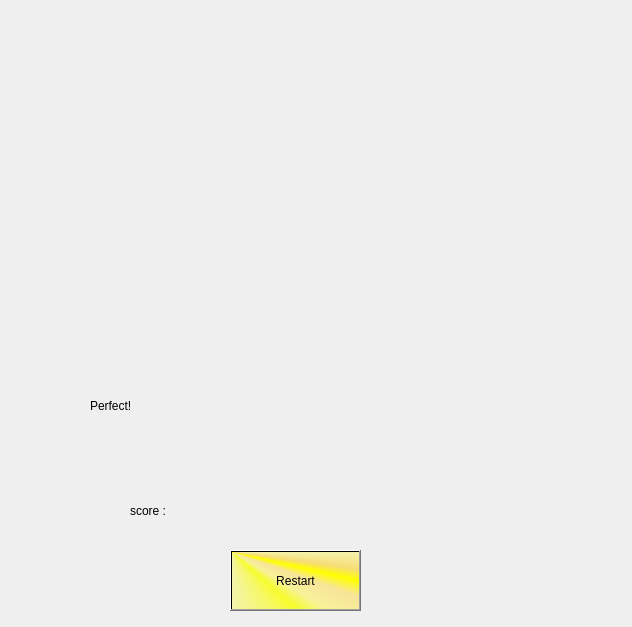
<?xml version="1.0" encoding="UTF-8"?>
<ui version="4.0">
 <class>win</class>
 <widget class="QWidget" name="win">
  <property name="geometry">
   <rect>
    <x>0</x>
    <y>0</y>
    <width>632</width>
    <height>627</height>
   </rect>
  </property>
  <property name="windowTitle">
   <string>Form</string>
  </property>
  <widget class="QLabel" name="label">
   <property name="geometry">
    <rect>
     <x>-10</x>
     <y>-10</y>
     <width>661</width>
     <height>641</height>
    </rect>
   </property>
   <property name="styleSheet">
    <string notr="true">border-image: url(:/sky.jpg);</string>
   </property>
   <property name="text">
    <string/>
   </property>
  </widget>
  <widget class="QLabel" name="star3">
   <property name="geometry">
    <rect>
     <x>-20</x>
     <y>100</y>
     <width>251</width>
     <height>291</height>
    </rect>
   </property>
   <property name="styleSheet">
    <string notr="true">border-image: url(:/win.png);</string>
   </property>
   <property name="text">
    <string/>
   </property>
  </widget>
  <widget class="QLabel" name="star3_2">
   <property name="geometry">
    <rect>
     <x>180</x>
     <y>-50</y>
     <width>251</width>
     <height>291</height>
    </rect>
   </property>
   <property name="styleSheet">
    <string notr="true">border-image: url(:/win.png);</string>
   </property>
   <property name="text">
    <string/>
   </property>
  </widget>
  <widget class="QLabel" name="star3_3">
   <property name="geometry">
    <rect>
     <x>360</x>
     <y>90</y>
     <width>251</width>
     <height>291</height>
    </rect>
   </property>
   <property name="styleSheet">
    <string notr="true">border-image: url(:/win.png);</string>
   </property>
   <property name="text">
    <string/>
   </property>
  </widget>
  <widget class="QLabel" name="star2">
   <property name="geometry">
    <rect>
     <x>40</x>
     <y>60</y>
     <width>251</width>
     <height>291</height>
    </rect>
   </property>
   <property name="styleSheet">
    <string notr="true">border-image: url(:/win.png);</string>
   </property>
   <property name="text">
    <string/>
   </property>
  </widget>
  <widget class="QLabel" name="star2_2">
   <property name="geometry">
    <rect>
     <x>290</x>
     <y>50</y>
     <width>251</width>
     <height>291</height>
    </rect>
   </property>
   <property name="styleSheet">
    <string notr="true">border-image: url(:/win.png);</string>
   </property>
   <property name="text">
    <string/>
   </property>
  </widget>
  <widget class="QLabel" name="star1">
   <property name="geometry">
    <rect>
     <x>170</x>
     <y>50</y>
     <width>251</width>
     <height>291</height>
    </rect>
   </property>
   <property name="styleSheet">
    <string notr="true">border-image: url(:/win.png);</string>
   </property>
   <property name="text">
    <string/>
   </property>
  </widget>
  <widget class="QLabel" name="string">
   <property name="geometry">
    <rect>
     <x>90</x>
     <y>300</y>
     <width>501</width>
     <height>211</height>
    </rect>
   </property>
   <property name="styleSheet">
    <string notr="true">font: 75 48pt &quot;AR DARLING&quot;;
font: 72pt &quot;AR DARLING&quot;;</string>
   </property>
   <property name="text">
    <string>Perfect!</string>
   </property>
  </widget>
  <widget class="QLabel" name="label_2">
   <property name="geometry">
    <rect>
     <x>130</x>
     <y>460</y>
     <width>201</width>
     <height>101</height>
    </rect>
   </property>
   <property name="styleSheet">
    <string notr="true">font: 28pt &quot;AR CHRISTY&quot;;</string>
   </property>
   <property name="text">
    <string>score : </string>
   </property>
  </widget>
  <widget class="QLabel" name="score">
   <property name="geometry">
    <rect>
     <x>310</x>
     <y>460</y>
     <width>181</width>
     <height>101</height>
    </rect>
   </property>
   <property name="styleSheet">
    <string notr="true">font: italic 32pt &quot;AR CHRISTY&quot;;</string>
   </property>
   <property name="text">
    <string/>
   </property>
  </widget>
  <widget class="QPushButton" name="pushButton">
   <property name="geometry">
    <rect>
     <x>230</x>
     <y>550</y>
     <width>131</width>
     <height>61</height>
    </rect>
   </property>
   <property name="styleSheet">
    <string notr="true">background-color: qconicalgradient(cx:0, cy:0, angle:135, stop:0 rgba(255, 255, 0, 69), stop:0.375 rgba(255, 255, 0, 69), stop:0.423533 rgba(251, 255, 0, 145), stop:0.45 rgba(247, 255, 0, 208), stop:0.477581 rgba(255, 244, 71, 130), stop:0.518717 rgba(255, 218, 71, 130), stop:0.55 rgba(255, 255, 0, 255), stop:0.57754 rgba(255, 203, 0, 130), stop:0.625 rgba(255, 255, 0, 69), stop:1 rgba(255, 255, 0, 69));
font: 28pt &quot;Aldhabi&quot;;</string>
   </property>
   <property name="text">
    <string>Restart</string>
   </property>
  </widget>
 </widget>
 <resources/>
 <connections/>
</ui>
